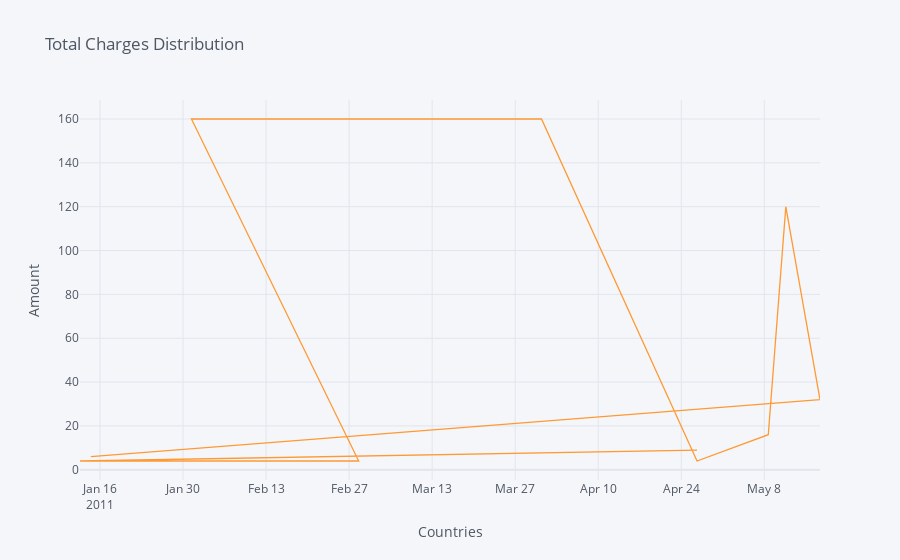

The notebook cell saved with this chart:
### Markdown cell above
## 2. Create an interactive line chart showing quantity and revenue sold to France between January 1st and May 31st 2011.

### Code cell
data.index = data['InvoiceDate']
france = data.loc[data['Country'] == "France"]['2011-01-01':'2011-05-31'][['Quantity']][:10]
france.iplot(kind='line', xTitle='Countries',y = 'Quantity', yTitle='Amount', 
          title='Total Charges Distribution')
france

### Figure 1 — Plotly figure (JSON) as saved in the notebook; plotly's stock layout.template omitted (floating-point values rounded to 4 significant figures)
{"data": [{"line": {"color": "rgba(255, 153, 51, 1.0)", "dash": "solid", "shape": "linear", "width": 1.3}, "mode": "lines", "name": "Quantity", "text": "", "type": "scatter", "x": ["2011-04-26 15:52:00", "2011-01-12 15:00:00", "2011-02-28 14:45:00", "2011-01-31 09:57:00", "2011-03-31 10:27:00", "2011-04-26 15:52:00", "2011-05-08 16:10:00", "2011-05-11 15:07:00", "2011-05-17 09:28:00", "2011-01-14 10:42:00"], "y": [9, 4, 4, 160, 160, 4, 16, 120, 32, 6]}], "layout": {"legend": {"bgcolor": "#F5F6F9", "font": {"color": "#4D5663"}}, "paper_bgcolor": "#F5F6F9", "plot_bgcolor": "#F5F6F9", "title": {"font": {"color": "#4D5663"}, "text": "Total Charges Distribution"}, "xaxis": {"gridcolor": "#E1E5ED", "showgrid": true, "tickfont": {"color": "#4D5663"}, "title": {"font": {"color": "#4D5663"}, "text": "Countries"}, "zerolinecolor": "#E1E5ED"}, "yaxis": {"gridcolor": "#E1E5ED", "showgrid": true, "tickfont": {"color": "#4D5663"}, "title": {"font": {"color": "#4D5663"}, "text": "Amount"}, "zerolinecolor": "#E1E5ED"}}}
